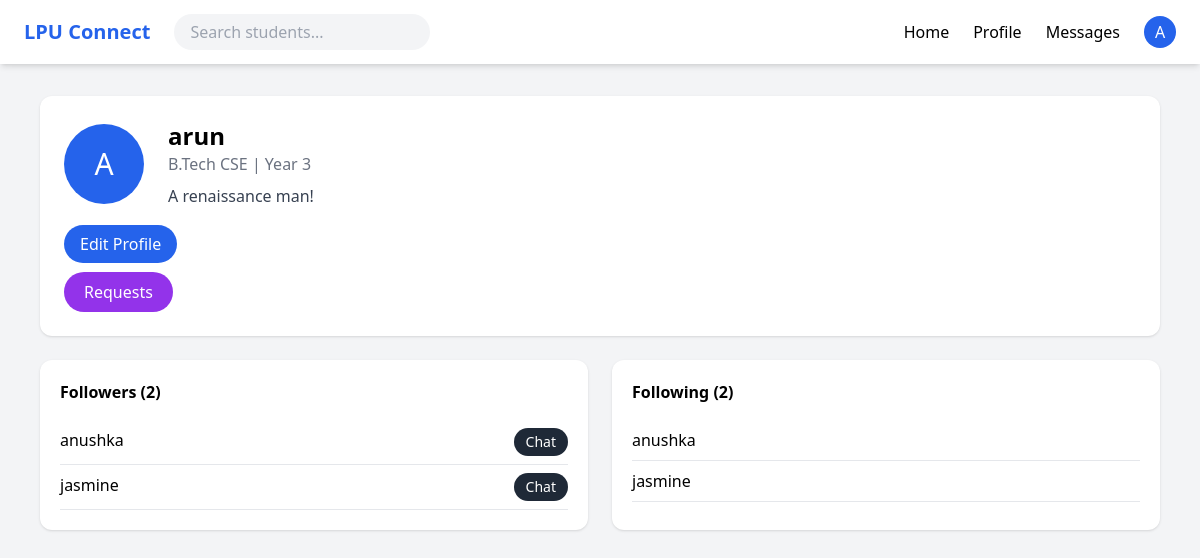
The page /accounts/profile/ (signed in) on the database its author committed.
### accounts/models.py (models this page shows, shortened)
class User(AbstractUser):
    email = models.EmailField(unique=True)

class Profile(models.Model):
    user = models.OneToOneField(
        settings.AUTH_USER_MODEL,
        on_delete=models.CASCADE
    )
    full_name = models.CharField(max_length=150)
    department = models.CharField(max_length=100)
    YEAR_CHOICES = [(1, "1st Year"),(2, "2nd Year"),(3, "3rd Year"),(4, "4th Year"),(5, "5th Year"),]
    year = models.IntegerField(choices=YEAR_CHOICES)
    bio = models.TextField(blank=True)   # 👈 we’ll explain this next
    interests = models.ManyToManyField(Interest, blank=True)

class Follow(models.Model):
    follower = models.ForeignKey(
        settings.AUTH_USER_MODEL,
        related_name="following",
        on_delete=models.CASCADE
    )
    following = models.ForeignKey(
        settings.AUTH_USER_MODEL,
        related_name="followers",
        on_delete=models.CASCADE
    )
    created_at = models.DateTimeField(auto_now_add=True)
    class Meta:
        unique_together = ("follower", "following")

### accounts/views.py (the view)
# urls.py: path("profile/", profile_view, name="profile"),
@login_required
def profile_view(request):
    profile = request.user.profile
    following = Follow.objects.filter(
        follower=request.user
    )
    followers = Follow.objects.filter(
        following=request.user
    )
    requests = Request.objects.filter(
        to_user=request.user
    )
    request_count = Request.objects.filter(
    to_user=request.user
    ).count()
    return render(
        request,
        "accounts/profile.html",
        {
            "profile": profile,
            "following": following,
            "followers": followers,
            "requests": requests,
            "request_count": request_count,
        }
    )

### templates/accounts/profile.html (shortened to what this page needs)
{% extends "base.html" %}
{% block content %}
<div class="bg-white rounded-xl shadow p-6 mb-6">
    <div class="flex items-center gap-6">
        <div class="w-20 h-20 bg-blue-600 text-white rounded-full flex items-center justify-center text-3xl">
            {{ user.username|first|upper }}
        </div>
        <div>
            <h2 class="text-2xl font-semibold">{{ user.username }}</h2>
            <p class="text-gray-500">{{ profile.department }} | Year {{ profile.year }}</p>
            <p class="mt-2 text-gray-700">{{ profile.bio }}</p>
        </div>
    </div><br>
    <a href="{% url 'edit_profile' %}"
        class="bg-blue-600 text-white px-4 py-2 rounded-full hover:bg-blue-700 transition">
        Edit Profile
    </a>
    <div class="mt-4 flex gap-3">
        <a href="{% url 'requests' %}"
            class="relative bg-purple-600 text-white px-5 py-2 rounded-full hover:bg-purple-700 transition">
            Requests
        </a>
    </div>
</div>
<div class="grid md:grid-cols-2 gap-6">
    <div class="bg-white rounded-xl shadow p-5">
        <h3 class="font-semibold mb-4">
            Followers ({{ followers.count }})
        </h3>
        {% for f in followers %}
        <div class="flex justify-between py-2 border-b">
            <a href="{% url 'user_profile' f.follower.id %}"
               class="hover:text-blue-600">
                {{ f.follower.username }}
            </a>
            <a href="{% url 'chat' f.follower.id %}"
               class="text-sm bg-gray-800 text-white px-3 py-1 rounded-full">
                Chat
            </a>
        </div>
        {% empty %}
        <p>No followers yet.</p>
        {% endfor %}
    </div>
    <div class="bg-white rounded-xl shadow p-5">
        <h3 class="font-semibold mb-4">
            Following ({{ following.count }})
        </h3>
        {% for f in following %}
        <div class="py-2 border-b">
            <a href="{% url 'user_profile' f.following.id %}"
               class="hover:text-blue-600">
                {{ f.following.username }}
            </a>
        </div>
        {% empty %}
        <p>Not following anyone.</p>
        {% endfor %}
    </div>
</div>
{% endblock %}

### templates/base.html (shortened to what this page needs)
<!DOCTYPE html>
<html>
<head>
    <script src="https://cdn.tailwindcss.com"></script>
</head>
<body class="bg-gray-100 min-h-screen">
<nav class="bg-white shadow-md fixed w-full z-50">
    <div class="max-w-7xl mx-auto px-6">
        <div class="flex justify-between items-center h-16">
            <div class="flex items-center gap-6">
                <a href="{% url 'home' %}" class="text-xl font-bold text-blue-600">
                    LPU Connect
                </a>
                {% if user.is_authenticated %}
                <form method="get" action="{% url 'home' %}" class="hidden md:block">
                    <input type="text" name="q"
                           placeholder="Search students..."
                           class="bg-gray-100 px-4 py-1.5 rounded-full focus:outline-none focus:ring-2 focus:ring-blue-500 w-64">
                </form>
                {% endif %}
            </div>
            {% if user.is_authenticated %}
            <div class="hidden md:flex items-center gap-6">
                <a href="{% url 'home' %}" class="hover:text-blue-600 transition">Home</a>
                <a href="{% url 'profile' %}" class="hover:text-blue-600 transition">
                    Profile
                </a>
                <a href="{% url 'messages' %}" class="hover:text-blue-600">
                    Messages
                </a>
                <div class="relative">
                    <button onclick="toggleProfile()"
                            class="flex items-center gap-2 focus:outline-none">
                        <div class="w-8 h-8 bg-blue-600 rounded-full text-white flex items-center justify-center">
                            {{ user.username|first|upper }}
                        </div>
                    </button>
                </div>
            </div>
            {% endif %}
        </div>
    </div>
</nav>
<div class="pt-24 max-w-6xl mx-auto px-4">
    {% block content %}
    {% endblock %}
</div>
</body>
</html>

### rows shown on the page
User: username|first "A", username "arun"
Profile: department "B.Tech CSE", year "3", bio "A renaissance man!"
Follow: follower.username "anushka"
Follow: follower.username "jasmine"
Follow: following.username "anushka"
Follow: following.username "jasmine"

### other values the page prints
{{ followers.count }} "2"
{{ following.count }} "2"
